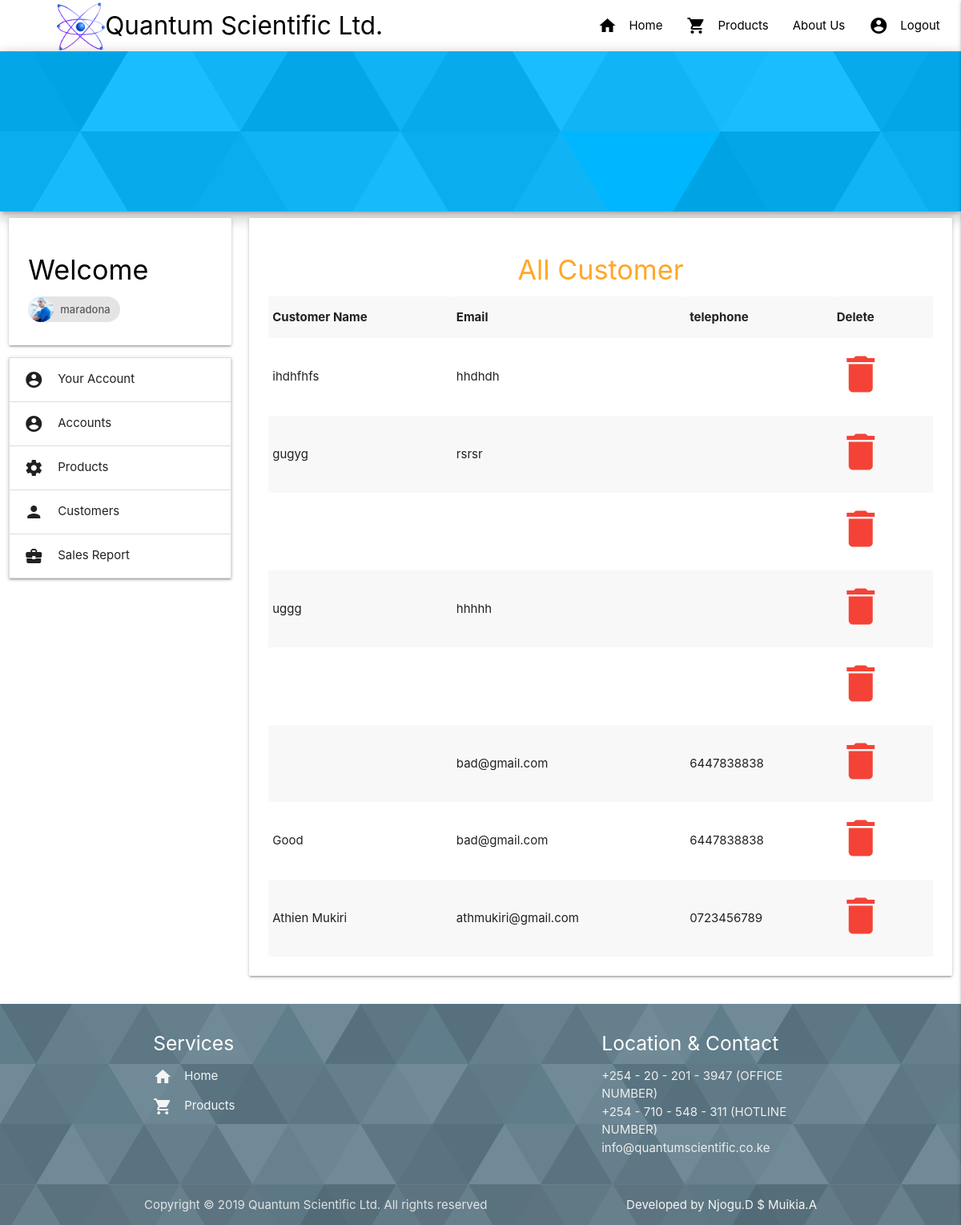
Page /admin_all_customer.php (signed in) on the committed database.
### tables this page shows
CREATE TABLE `customers` (
  `id` int(10) UNSIGNED NOT NULL,
  `name` varchar(191) NOT NULL,
  `email` varchar(191) NOT NULL,
  `telephone` varchar(19) NOT NULL
);

### admin_all_customer.php (the view, shortened to what this page needs)
<?php
include 'includes/header.php'; ?>
<?php
include 'dbconnect.php';
 $sql = "select * from admin where id = '".$_SESSION['admin_id']."'";
 $query =mysqli_query($con,$sql);
 $result = mysqli_fetch_array($query,MYSQLI_ASSOC);
?>
<section class="">
		<div class="row">
			<div class="col m3">
				<div class="card-panel header_links" >
					<span>
						<a href="admin_home.php" class="black-text">
							<h4>
								Welcome
							</h4>
						</a>
						<div class="chip">
							<img src='<?php echo $result['image']; ?> '
							alt="Contact Person">
							<?php echo $_SESSION['admin']; ?>
						</div>
					</span>
				</div>
				<ul class="collapsible admin_links">
					<li>
						<div class="collapsible-header">
							<i class="material-icons">account_circle</i>
							Your Account
						</div>
					</li>
					<li>
						<div class="collapsible-header">
							<i class="material-icons">account_circle</i>
							Accounts
						</div>
					</li>
					<li>
						<div class="collapsible-header">
							<i class="material-icons">settings</i>
							Products
						</div>
					</li>
					<li>
						<div class="collapsible-header">
							<i class="material-icons">person</i>
							Customers
						</div>
					</li>
						<li>
						<div class="collapsible-header">
							<i class="material-icons">business_center</i>
							Sales Report
						</div>
					</li>
				</ul>
			</div>
			<div class="col m9 center contentwrap">
				<div class="card-panel">
					<span style="overflow-y:auto";>
						<a href="admin_all_customer.php" class="orange-text text-lighten-1">
							<h4 class="center">All Customer</h4>
						</a>
						<table class="striped"">
							<tr>
								<th>Customer Name</th><th>Email</th><th>telephone</th><th>Delete</th>
							</tr>
						<?php
						$sql = "select * from customers";
						$query =mysqli_query($con,$sql);
						while($row = mysqli_fetch_array($query,MYSQLI_ASSOC)){?>
							<tr>
								<td><?php echo $row['name'];?></td>
								<td><?php echo $row['email'];?></td>
								<td><?php echo $row['telephone'];?></td>
								<td><a href="deletecust.php?id=<?php echo $row["id"]; ?>"
											class="button"
											onclick="return confirm('Are you sure?')">
												<i class="medium material-icons red-text">delete</i>
											</a></td>
							</tr>
						<?php }
						?>
					</table>
					</span>
				</div>
			</div>
		</div>
</section>
<?php include 'includes/footer.php'; ?>

### tools/css/custom.css (style rules this page uses)
section { margin-bottom: 0px; padding-bottom: 0px; }

### rows in the picture
customers: name "ihdhfhfs", email "hhdhdh"
customers: name "gugyg", email "rsrsr"
customers: name "uggg", email "hhhhh"
customers: email "bad@gmail.com", telephone "6447838838"
customers: name "Good", email "bad@gmail.com", telephone "6447838838"
customers: name "Athien Mukiri", email "athmukiri@gmail.com", telephone "0723456789"

### other values in the picture
$_SESSION['admin'] "maradona"
